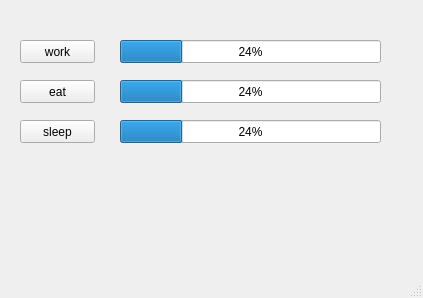
<?xml version="1.0" encoding="UTF-8"?>
<ui version="4.0">
 <class>MainWindow</class>
 <widget class="QMainWindow" name="MainWindow">
  <property name="geometry">
   <rect>
    <x>0</x>
    <y>0</y>
    <width>423</width>
    <height>298</height>
   </rect>
  </property>
  <property name="windowTitle">
   <string>QtDesigner_Test</string>
  </property>
  <widget class="QWidget" name="centralwidget">
   <widget class="QPushButton" name="workButton">
    <property name="geometry">
     <rect>
      <x>20</x>
      <y>40</y>
      <width>75</width>
      <height>23</height>
     </rect>
    </property>
    <property name="text">
     <string>work</string>
    </property>
   </widget>
   <widget class="QPushButton" name="eatButton">
    <property name="geometry">
     <rect>
      <x>20</x>
      <y>80</y>
      <width>75</width>
      <height>23</height>
     </rect>
    </property>
    <property name="text">
     <string>eat</string>
    </property>
   </widget>
   <widget class="QPushButton" name="sleepButton">
    <property name="geometry">
     <rect>
      <x>20</x>
      <y>120</y>
      <width>75</width>
      <height>23</height>
     </rect>
    </property>
    <property name="text">
     <string>sleep</string>
    </property>
   </widget>
   <widget class="QProgressBar" name="work_progressBar">
    <property name="geometry">
     <rect>
      <x>120</x>
      <y>40</y>
      <width>261</width>
      <height>23</height>
     </rect>
    </property>
    <property name="value">
     <number>24</number>
    </property>
   </widget>
   <widget class="QProgressBar" name="eat_progressBar">
    <property name="geometry">
     <rect>
      <x>120</x>
      <y>80</y>
      <width>261</width>
      <height>23</height>
     </rect>
    </property>
    <property name="value">
     <number>24</number>
    </property>
   </widget>
   <widget class="QProgressBar" name="sleep_progressBar">
    <property name="geometry">
     <rect>
      <x>120</x>
      <y>120</y>
      <width>261</width>
      <height>23</height>
     </rect>
    </property>
    <property name="value">
     <number>24</number>
    </property>
   </widget>
  </widget>
  <widget class="QMenuBar" name="menubar">
   <property name="geometry">
    <rect>
     <x>0</x>
     <y>0</y>
     <width>423</width>
     <height>21</height>
    </rect>
   </property>
  </widget>
  <widget class="QStatusBar" name="statusbar"/>
 </widget>
 <resources/>
 <connections/>
</ui>
